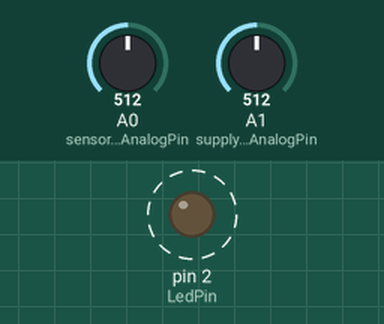
A program run on a simulated Arduino Mega 2560, built with avr-gcc and run on an emulated ATmega2560. Shown: output pins drawn as LEDs (lit = HIGH). Dashed ring = blinking. Inputs (shaded band) come from the test bench; at power-on: A0 (sensorVoltageAnalogPin) = 512, A1 (supplyVoltageAnalogPin) = 512. Pins used as bus, display or sensor lines are not drawn; what the program prints to the serial monitor is not drawn.

Above: at 1.0 s.
Timing chart, 0 to 3.5 s (numbered marks = the images above):
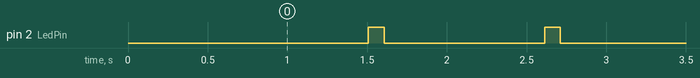

The program:

main.cpp
```cpp
#include <Arduino.h>
#include <math.h>

#define LedPin 2
#define NUM_READS 20    // Number of sensor reads for filtering
int filtro[NUM_READS];

const long knownResistor = 4625;  // Constant value of known resistor in Ohms _Kpa)ohm _Kpa)ohm
const long default_TempC=24;
const long open_resistance=-100; //check the open resistance value by replacing sensor with an open and replace the value here...this value might vary slightly with circuit components
const long short_resistance=0; // similarly check short resistance by shorting the sensor terminals and replace the value here.
const long short_CB=0;
const long open_CB=199;

String IncomingString;

unsigned long lastTrans;

const int interval = 1000;

int CB;
int resistencia;


int activeDigitalPin = 6;         // 6 or 7 interchangeably
int supplyVoltageAnalogPin;       // 6-ON: A0, 7-ON: A1
int sensorVoltageAnalogPin;       // 6-ON: A1, 7-ON: A0

int supplyVoltage;                // Measured supply voltage
int sensorVoltage;                // Measured sensor voltage

        // Calculated moisture percentages and resistances to be sorted and filtered
                        // Simple index variable

void setupCurrentPath() {
  if ( activeDigitalPin == 6 ) {
    activeDigitalPin = 7;
    supplyVoltageAnalogPin = A1;
    sensorVoltageAnalogPin = A0;
  }
  else {
    activeDigitalPin = 6;
    supplyVoltageAnalogPin = A0;
    sensorVoltageAnalogPin = A1;
  }
}

// Selection sort algorithm
void filtrarDatos() {
  int j;
  int temporal;
  for(int i=0; i<NUM_READS-1; i++)
    for(j=i+1; j<NUM_READS; j++)
      if ( filtro[i] > filtro[j] ) {
        temporal = filtro[i];
        filtro[i] = filtro[j];
        filtro[j] = temporal;
      }

      resistencia= filtro[NUM_READS/2];
}

void setup() {

  // initialize serial communications at 9600 bps:
  Serial.begin(115200);

  pinMode(LedPin, OUTPUT);

  // initialize the digital pin as an output.
  // Pin 6 is sense resistor voltage supply 1
  pinMode(6, OUTPUT);

  // initialize the digital pin as an output.
  // Pin 7 is sense resistor voltage supply 2
  pinMode(7, OUTPUT);

  delay(500);
}

void loop() {


  // read sensor, filter, and calculate resistance value
  // Noise filter: median filter

for(int i = 0; i < NUM_READS; i++)
{
      setupCurrentPath();      // Prepare the digital and analog pin values

    // Read 1 pair of voltage values
    digitalWrite(activeDigitalPin, HIGH);                 // set the voltage supply on
    //delay(3);
    supplyVoltage = analogRead(supplyVoltageAnalogPin);   // read the supply voltage
    sensorVoltage = analogRead(sensorVoltageAnalogPin);   // read the sensor voltage
    digitalWrite(activeDigitalPin, LOW);                  // set the voltage supply off
    //delay(3);

    // Calculate resistance and moisture percentage without overshooting 100
    // the 0.5 add-term is used to round to the nearest integer
    // Tip: no need to transform 0-1023 voltage value to 0-5 range, due to following fraction
    filtro[i] = long( float(knownResistor)* ( supplyVoltage - sensorVoltage ) / sensorVoltage);
    //Serial.println(WM1_Resisten_Kpa = ((3.213*(resis/1000))+4.093)/(1-(0.009733*(resis/1000))-(0.01205*tempC));
//  valueOf[i].moisture = min( int( pow( valueOf[i].resistance/331.55 , 1.0/-1.695 ) * 100 + 0.5 ) , 100 );

}
//convert WM1 Reading to Centibars or KiloPascal
    // The trailing 00 for numbers are very critical in the formula below eg: 1 is written as 1.00, else code messes math due to int vs double for numbers

    filtrarDatos();

    if (resistencia>550.00)
    {
      if(resistencia>8000.00)
      {
      CB=abs(-2.246-5.239*(resistencia/1000.00)*(1+.018*(default_TempC-24.00))-.06756*(resistencia/1000.00)*(resistencia/1000.00)*((1.00+0.018*(default_TempC-24.00))*(1.00+0.018*(default_TempC-24.00))));
      //Serial.print("WM1 >8000 \n");
      }
     if (resistencia>1000.00)
      {
        if (resistencia<8000)
        {
      CB=abs((-3.213*(resistencia/1000.00)-4.093)/(1-0.009733*(resistencia/1000.00)-0.01205*(default_TempC))) ;
    // Serial.print("WM1 >1000 \n");
        }
      }
      if (resistencia<1000.00)
        {
        if (resistencia>550.00)
        {
        CB=abs(-20.00*((resistencia/1000.00)*(1.00+0.018*(default_TempC-24.00))-0.55));
       // Serial.print("WM1>550 \n");
        }
        }
     }
    if(resistencia<550.00)
      {
        if(resistencia>300.00)
        {
        CB=0.00;
       // Serial.print("550<WM1>0 \n");
        }
        if(resistencia<300.00)
        {
          if(resistencia>=short_resistance)
          {
            CB=199;
          //Serial.print("Cb demasiado bajos WM1 \n");
          }

        }
        if(resistencia<=open_resistance)
        {
        CB=open_CB; //255 is a fault code for open circuit or sensor not present
       // Serial.print("Sensor WM1 Error\n");
        }
      }
      // Serial.print("Resistencia =  ");
     // Serial.println(resistencia);
     // Serial.print("Kpa =  ");
     // Serial.println(CB);
      delay(1000);

      // ---SendData---

      if(millis()> lastTrans+interval){

        String Dat = (String)CB;

        Serial.println("AT+SEND=0,3,"+Dat);
        digitalWrite(LedPin, HIGH);
        delay(100);
        digitalWrite(LedPin, LOW);
        lastTrans = millis();

      }


      }
```

Measured:
- by itself, pin 2 (LedPin): alternates HIGH for 0.10 s and LOW for 1.0 s
